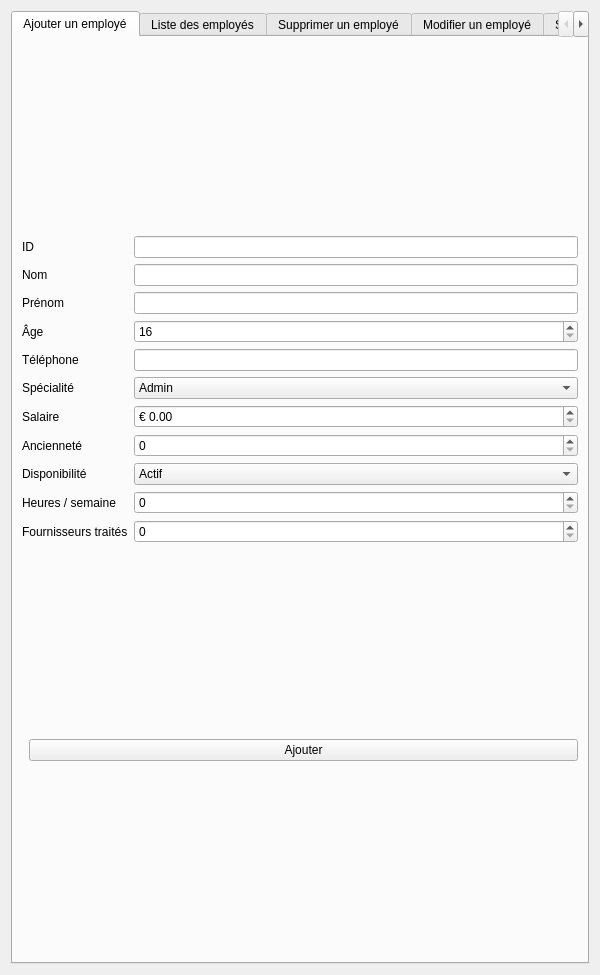
<?xml version="1.0" encoding="UTF-8"?>
<ui version="4.0">
 <class>EmployeWidget</class>
 <widget class="QWidget" name="EmployeWidget">
  <property name="minimumSize">
   <size>
    <width>600</width>
    <height>400</height>
   </size>
  </property>
  <layout class="QVBoxLayout" name="verticalLayout">
   <item>
    <widget class="QTabWidget" name="tabWidget">
     <widget class="QWidget" name="tabAjouter">
      <attribute name="title">
       <string>Ajouter un employé</string>
      </attribute>
      <layout class="QVBoxLayout" name="verticalLayout_ajouter">
       <item>
        <layout class="QGridLayout" name="grid_ajouter">
         <item row="0" column="0">
          <widget class="QLabel" name="label_id"><property name="text"><string>ID</string></property></widget>
         </item>
         <item row="0" column="1">
          <widget class="QLineEdit" name="lineEdit_id"><property name="readOnly"><bool>true</bool></property></widget>
         </item>
         <item row="1" column="0">
          <widget class="QLabel" name="label_nom">
           <property name="text"><string>Nom</string></property>
          </widget>
         </item>
         <item row="1" column="1">
          <widget class="QLineEdit" name="lineEdit_nom"/>
         </item>
         <item row="2" column="0">
          <widget class="QLabel" name="label_prenom"><property name="text"><string>Prénom</string></property></widget>
         </item>
         <item row="2" column="1">
          <widget class="QLineEdit" name="lineEdit_prenom"/>
         </item>
         <item row="3" column="0">
          <widget class="QLabel" name="label_age"><property name="text"><string>Âge</string></property></widget>
         </item>
         <item row="3" column="1">
          <widget class="QSpinBox" name="spinBox_age"><property name="minimum"><number>16</number></property><property name="maximum"><number>120</number></property></widget>
         </item>
         <item row="4" column="0">
          <widget class="QLabel" name="label_tel"><property name="text"><string>Téléphone</string></property></widget>
         </item>
         <item row="4" column="1">
          <widget class="QLineEdit" name="lineEdit_tel"/>
         </item>
         <item row="5" column="0">
          <widget class="QLabel" name="label_spec"><property name="text"><string>Spécialité</string></property></widget>
         </item>
         <item row="5" column="1">
          <widget class="QComboBox" name="combo_spec">
           <item><property name="text"><string>Admin</string></property></item>
           <item><property name="text"><string>Manager</string></property></item>
           <item><property name="text"><string>Technicien</string></property></item>
           <item><property name="text"><string>Magasinier</string></property></item>
          </widget>
         </item>
         <item row="6" column="0">
          <widget class="QLabel" name="label_salaire"><property name="text"><string>Salaire</string></property></widget>
         </item>
         <item row="6" column="1">
          <widget class="QDoubleSpinBox" name="doubleSpin_salaire"><property name="prefix"><string>€ </string></property><property name="decimals"><number>2</number></property></widget>
         </item>
         <item row="7" column="0">
          <widget class="QLabel" name="label_anciennete"><property name="text"><string>Ancienneté</string></property></widget>
         </item>
         <item row="7" column="1">
          <widget class="QSpinBox" name="spin_anciennete"/>
         </item>
         <item row="8" column="0">
          <widget class="QLabel" name="label_disp"><property name="text"><string>Disponibilité</string></property></widget>
         </item>
         <item row="8" column="1">
          <widget class="QComboBox" name="combo_disp"><item><property name="text"><string>Actif</string></property></item><item><property name="text"><string>Suspendu</string></property></item></widget>
         </item>
         <item row="9" column="0">
          <widget class="QLabel" name="label_heures"><property name="text"><string>Heures / semaine</string></property></widget>
         </item>
         <item row="9" column="1">
          <widget class="QSpinBox" name="spin_heures"><property name="maximum"><number>168</number></property></widget>
         </item>
         <item row="10" column="0">
          <widget class="QLabel" name="label_fourn"><property name="text"><string>Fournisseurs traités</string></property></widget>
         </item>
         <item row="10" column="1">
          <widget class="QSpinBox" name="spin_fourn"/>
         </item>
        </layout>
       </item>
       <item>
        <layout class="QHBoxLayout" name="hButtonsAjouter">
         <item>
          <spacer name="spacerH"><property name="orientation"><enum>Qt::Horizontal</enum></property></spacer>
         </item>
         <item>
          <widget class="QPushButton" name="btnAjouter"><property name="text"><string>Ajouter</string></property></widget>
         </item>
        </layout>
       </item>
      </layout>
     </widget>
     <widget class="QWidget" name="tabListe">
      <attribute name="title"><string>Liste des employés</string></attribute>
      <layout class="QHBoxLayout" name="hLayout_liste">
       <item>
        <widget class="QFrame" name="sidebarListe">
         <property name="minimumWidth"><number>150</number></property>
         <property name="maximumWidth"><number>180</number></property>
         <layout class="QVBoxLayout" name="vLayout_sidebar">
          <property name="margin"><number>4</number></property>
          <property name="spacing"><number>4</number></property>
          <item>
           <widget class="QGroupBox" name="groupSearch">
            <property name="title"><string>Recherche</string></property>
            <layout class="QVBoxLayout" name="vSearch">
             <item>
              <widget class="QLabel" name="label_search_id"><property name="text"><string>ID</string></property></widget>
             </item>
             <item>
              <widget class="QLineEdit" name="search_id"><property name="placeholderText"><string>Entrez ID...</string></property></widget>
             </item>
             <item>
              <widget class="QLabel" name="label_search_nom"><property name="text"><string>Nom</string></property></widget>
             </item>
             <item>
              <widget class="QLineEdit" name="search_nom"><property name="placeholderText"><string>Entrez nom...</string></property></widget>
             </item>
             <item>
              <widget class="QLabel" name="label_search_tel"><property name="text"><string>Téléphone</string></property></widget>
             </item>
             <item>
              <widget class="QLineEdit" name="search_tel"><property name="placeholderText"><string>Entrez tel...</string></property></widget>
             </item>
             <item>
              <widget class="QLabel" name="label_search_spec"><property name="text"><string>Spécialité</string></property></widget>
             </item>
             <item>
              <widget class="QComboBox" name="search_spec">
               <item><property name="text"><string>-- Tous --</string></property></item>
               <item><property name="text"><string>Admin</string></property></item>
               <item><property name="text"><string>Manager</string></property></item>
               <item><property name="text"><string>Technicien</string></property></item>
               <item><property name="text"><string>Magasinier</string></property></item>
              </widget>
             </item>
             <item>
              <widget class="QLabel" name="label_search_disp"><property name="text"><string>Disponibilité</string></property></widget>
             </item>
             <item>
              <widget class="QComboBox" name="search_disp">
               <item><property name="text"><string>-- Tous --</string></property></item>
               <item><property name="text"><string>Actif</string></property></item>
               <item><property name="text"><string>Suspendu</string></property></item>
              </widget>
             </item>
            </layout>
           </widget>
          </item>
          <item>
           <widget class="QGroupBox" name="groupSort">
            <property name="title"><string>Tri</string></property>
            <layout class="QVBoxLayout" name="vSort">
             <item>
              <widget class="QRadioButton" name="sort_nom"><property name="text"><string>Nom</string></property></widget>
             </item>
             <item>
              <widget class="QRadioButton" name="sort_salaire"><property name="text"><string>Salaire</string></property></widget>
             </item>
             <item>
              <widget class="QRadioButton" name="sort_anciennete"><property name="text"><string>Ancienneté</string></property></widget>
             </item>
             <item>
              <widget class="QRadioButton" name="sort_age"><property name="text"><string>Âge</string></property></widget>
             </item>
             <item>
              <widget class="QRadioButton" name="sort_heures"><property name="text"><string>Heures</string></property></widget>
             </item>
             <item>
              <widget class="QRadioButton" name="sort_fournisseurs"><property name="text"><string>Fournisseurs</string></property></widget>
             </item>
            </layout>
           </widget>
          </item>
          <item>
           <widget class="QGroupBox" name="groupOrder">
            <property name="title"><string>Ordre</string></property>
            <layout class="QVBoxLayout" name="vOrder">
             <item>
              <widget class="QRadioButton" name="order_asc"><property name="text"><string>Croissant</string></property><property name="checked"><bool>true</bool></property></widget>
             </item>
             <item>
              <widget class="QRadioButton" name="order_desc"><property name="text"><string>Décroissant</string></property></widget>
             </item>
            </layout>
           </widget>
          </item>
          <item>
           <spacer name="verticalSpacer_liste"><property name="orientation"><enum>Qt::Vertical</enum></property></spacer>
          </item>
         </layout>
        </widget>
       </item>
       <item>
        <widget class="QFrame" name="mainListe">
         <layout class="QVBoxLayout" name="vLayout_tableArea">
          <item>
           <widget class="QTableWidget" name="table_employes">
            <property name="columnCount"><number>11</number></property>
            <column><property name="text"><string>ID</string></property></column>
            <column><property name="text"><string>Nom</string></property></column>
            <column><property name="text"><string>Prénom</string></property></column>
            <column><property name="text"><string>Âge</string></property></column>
            <column><property name="text"><string>Téléphone</string></property></column>
            <column><property name="text"><string>Spécialité</string></property></column>
            <column><property name="text"><string>Salaire</string></property></column>
            <column><property name="text"><string>Ancienneté</string></property></column>
            <column><property name="text"><string>Disponibilité</string></property></column>
            <column><property name="text"><string>Heures</string></property></column>
            <column><property name="text"><string>Fournisseurs</string></property></column>
           </widget>
          </item>
         </layout>
        </widget>
       </item>
      </layout>
     </widget>
     <widget class="QWidget" name="tabSupprimer">
      <attribute name="title"><string>Supprimer un employé</string></attribute>
      <layout class="QVBoxLayout" name="vertical_supprimer">
       <item>
        <layout class="QFormLayout" name="formSuppr">
         <item row="0" column="0"><widget class="QLabel" name="label_id_suppr"><property name="text"><string>ID Employé</string></property></widget></item>
         <item row="0" column="1"><widget class="QLineEdit" name="lineEdit_id_suppr"/></item>
        </layout>
       </item>
       <item>
        <widget class="QPushButton" name="btnSupprimerConfirm"><property name="text"><string>Supprimer</string></property></widget>
       </item>
      </layout>
     </widget>
     <widget class="QWidget" name="tabModifier">
      <attribute name="title"><string>Modifier un employé</string></attribute>
      <layout class="QVBoxLayout" name="vertical_modifier">
       <item>
        <layout class="QFormLayout" name="formModifier">
         <item row="0" column="0"><widget class="QLabel" name="label_id_mod"><property name="text"><string>ID Employé</string></property></widget></item>
         <item row="0" column="1"><widget class="QLineEdit" name="lineEdit_id_mod"><property name="readOnly"><bool>true</bool></property></widget></item>
        </layout>
       </item>
       <item>
        <widget class="QGroupBox" name="groupBox_prefill"><property name="title"><string>Modifier les données</string></property>
         <layout class="QGridLayout" name="grid_prefill">
          <item row="0" column="0"><widget class="QLabel" name="label_nom_mod"><property name="text"><string>Nom</string></property></widget></item>
          <item row="0" column="1"><widget class="QLineEdit" name="lineEdit_nom_mod"/></item>
          <item row="1" column="0"><widget class="QLabel" name="label_prenom_mod"><property name="text"><string>Prénom</string></property></widget></item>
          <item row="1" column="1"><widget class="QLineEdit" name="lineEdit_prenom_mod"/></item>
          <item row="2" column="0"><widget class="QLabel" name="label_age_mod"><property name="text"><string>Âge</string></property></widget></item>
          <item row="2" column="1"><widget class="QSpinBox" name="spinBox_age_mod"><property name="minimum"><number>16</number></property><property name="maximum"><number>120</number></property></widget></item>
          <item row="3" column="0"><widget class="QLabel" name="label_tel_mod"><property name="text"><string>Téléphone</string></property></widget></item>
          <item row="3" column="1"><widget class="QLineEdit" name="lineEdit_tel_mod"/></item>
          <item row="4" column="0"><widget class="QLabel" name="label_spec_mod"><property name="text"><string>Spécialité</string></property></widget></item>
          <item row="4" column="1"><widget class="QComboBox" name="combo_spec_mod"><item><property name="text"><string>Admin</string></property></item><item><property name="text"><string>Manager</string></property></item><item><property name="text"><string>Technicien</string></property></item><item><property name="text"><string>Magasinier</string></property></item></widget></item>
          <item row="5" column="0"><widget class="QLabel" name="label_salaire_mod"><property name="text"><string>Salaire</string></property></widget></item>
          <item row="5" column="1"><widget class="QDoubleSpinBox" name="doubleSpin_salaire_mod"><property name="prefix"><string>€ </string></property><property name="decimals"><number>2</number></property></widget></item>
          <item row="6" column="0"><widget class="QLabel" name="label_anciennete_mod"><property name="text"><string>Ancienneté</string></property></widget></item>
          <item row="6" column="1"><widget class="QSpinBox" name="spin_anciennete_mod"/></item>
          <item row="7" column="0"><widget class="QLabel" name="label_disp_mod"><property name="text"><string>Disponibilité</string></property></widget></item>
          <item row="7" column="1"><widget class="QComboBox" name="combo_disp_mod"><item><property name="text"><string>Actif</string></property></item><item><property name="text"><string>Suspendu</string></property></item></widget></item>
          <item row="8" column="0"><widget class="QLabel" name="label_heures_mod"><property name="text"><string>Heures / semaine</string></property></widget></item>
          <item row="8" column="1"><widget class="QSpinBox" name="spin_heures_mod"><property name="maximum"><number>168</number></property></widget></item>
          <item row="9" column="0"><widget class="QLabel" name="label_fourn_mod"><property name="text"><string>Fournisseurs traités</string></property></widget></item>
          <item row="9" column="1"><widget class="QSpinBox" name="spin_fourn_mod"/></item>
         </layout>
        </widget>
       </item>
       <item>
        <widget class="QPushButton" name="btnModifierConfirm"><property name="text"><string>Mettre à jour</string></property></widget>
       </item>
      </layout>
     </widget>
     <widget class="QWidget" name="tabStatistiques">
      <attribute name="title"><string>Statistiques</string></attribute>
      <layout class="QVBoxLayout" name="vertical_statistiques">
       <item>
        <widget class="QGroupBox" name="groupEffectifs"><property name="title"><string>Effectifs</string></property>
         <layout class="QVBoxLayout" name="vEffectifs">
          <item><widget class="QLabel" name="label_total_employes"><property name="text"><string>Nombre total d'employés : 0</string></property></widget></item>
          <item><widget class="QLabel" name="label_par_specialite"><property name="text"><string>Nombre par spécialité :</string></property></widget></item>
          <item>
           <widget class="QTableWidget" name="table_effectifs_spec">
            <property name="maximumHeight"><number>150</number></property>
            <property name="columnCount"><number>2</number></property>
            <column><property name="text"><string>Spécialité</string></property></column>
            <column><property name="text"><string>Nombre</string></property></column>
           </widget>
          </item>
          <item><widget class="QLabel" name="label_par_disponibilite"><property name="text"><string>Nombre par disponibilité :</string></property></widget></item>
          <item>
           <widget class="QTableWidget" name="table_effectifs_disp">
            <property name="maximumHeight"><number>120</number></property>
            <property name="columnCount"><number>2</number></property>
            <column><property name="text"><string>Disponibilité</string></property></column>
            <column><property name="text"><string>Nombre</string></property></column>
           </widget>
          </item>
         </layout>
        </widget>
       </item>
       <item>
        <widget class="QGroupBox" name="groupFinances"><property name="title"><string>Finances</string></property>
         <layout class="QVBoxLayout" name="vFinances">
          <item><widget class="QLabel" name="label_masse_salariale"><property name="text"><string>Masse salariale totale : 0.00 €</string></property></widget></item>
          <item><widget class="QLabel" name="label_salaire_moyen"><property name="text"><string>Salaire moyen : 0.00 €</string></property></widget></item>
          <item><widget class="QLabel" name="label_par_specialite_sal"><property name="text"><string>Masse salariale par spécialité :</string></property></widget></item>
          <item>
           <widget class="QTableWidget" name="table_finances_spec">
            <property name="maximumHeight"><number>150</number></property>
            <property name="columnCount"><number>2</number></property>
            <column><property name="text"><string>Spécialité</string></property></column>
            <column><property name="text"><string>Masse salariale (€)</string></property></column>
           </widget>
          </item>
         </layout>
        </widget>
       </item>
       <item>
        <widget class="QGroupBox" name="groupPerformance"><property name="title"><string>Performance</string></property>
         <layout class="QVBoxLayout" name="vPerformance">
          <item><widget class="QLabel" name="label_anciennete_moyenne"><property name="text"><string>Ancienneté moyenne : 0 ans</string></property></widget></item>
          <item><widget class="QLabel" name="label_heures_moyennes"><property name="text"><string>Heures de travail moyennes : 0 h/semaine</string></property></widget></item>
          <item><widget class="QLabel" name="label_fournisseurs_moyen"><property name="text"><string>Nombre moyen de fournisseurs : 0</string></property></widget></item>
          <item>
           <spacer name="spacerPerf"><property name="orientation"><enum>Qt::Vertical</enum></property></spacer>
          </item>
         </layout>
        </widget>
       </item>
       <item>
        <spacer name="verticalSpacer_stats"><property name="orientation"><enum>Qt::Vertical</enum></property></spacer>
       </item>
      </layout>
     </widget>
     <widget class="QWidget" name="tabExportPdf">
      <attribute name="title"><string>Export PDF</string></attribute>
      <layout class="QVBoxLayout" name="vertical_export_pdf">
       <item>
        <widget class="QGroupBox" name="groupExportOptions"><property name="title"><string>Options d'export</string></property>
         <layout class="QVBoxLayout" name="vExportOptions">
          <item>
           <widget class="QPushButton" name="btnExportListeComplete">
            <property name="text"><string>📄 Exporter la liste complète des employés (PDF)</string></property>
            <property name="minimumHeight"><number>50</number></property>
           </widget>
          </item>
          <item>
           <widget class="QPushButton" name="btnExportRapportRH">
            <property name="text"><string>📊 Exporter un rapport statistiques RH (PDF)</string></property>
            <property name="minimumHeight"><number>50</number></property>
           </widget>
          </item>
          <item>
           <widget class="QPushButton" name="btnExportFicheEmploye">
            <property name="text"><string>📋 Exporter la fiche d'un employé par ID (PDF)</string></property>
            <property name="minimumHeight"><number>50</number></property>
           </widget>
          </item>
         </layout>
        </widget>
       </item>
       <item>
        <widget class="QGroupBox" name="groupIdExport"><property name="title"><string>Paramètres d'export</string></property>
         <layout class="QFormLayout" name="formIdExport">
          <item row="0" column="0"><widget class="QLabel" name="label_id_export"><property name="text"><string>ID Employé (pour la fiche)</string></property></widget></item>
          <item row="0" column="1"><widget class="QLineEdit" name="lineEdit_id_export"/></item>
         </layout>
        </widget>
       </item>
       <item>
        <widget class="QGroupBox" name="groupMessagesExport"><property name="title"><string>Messages</string></property>
         <layout class="QVBoxLayout" name="vMessagesExport">
          <item>
           <widget class="QTextEdit" name="textEdit_export_messages">
            <property name="readOnly"><bool>true</bool></property>
            <property name="maximumHeight"><number>100</number></property>
           </widget>
          </item>
         </layout>
        </widget>
       </item>
       <item>
        <spacer name="verticalSpacer_export"><property name="orientation"><enum>Qt::Vertical</enum></property></spacer>
       </item>
      </layout>
     </widget>
    <widget class="QWidget" name="tabConnexion">
     <attribute name="title"><string>Connexion</string></attribute>
     <layout class="QVBoxLayout" name="vertical_connexion">
      <property name="spacing"><number>0</number></property>
      <property name="margin"><number>0</number></property>
      <item>
       <layout class="QHBoxLayout" name="hLogoConn">
        <property name="spacing"><number>12</number></property>
        <property name="leftMargin"><number>20</number></property>
        <property name="topMargin"><number>20</number></property>
        <item>
         <widget class="QLabel" name="logoLabelConn">
          <property name="pixmap">
           <pixmap resource="resources.qrc">:/images/logo.png</pixmap>
          </property>
          <property name="scaledContents">
           <bool>true</bool>
          </property>
          <property name="maximumWidth"><number>80</number></property>
          <property name="maximumHeight"><number>80</number></property>
         </widget>
        </item>
        <item>
         <widget class="QLabel" name="label_app_title">
          <property name="text"><string>Smart Oil Press</string></property>
          <property name="font">
           <font>
            <pointsize>16</pointsize>
            <weight>75</weight>
            <bold>true</bold>
           </font>
          </property>
          <property name="styleSheet"><string>color: #798777;</string></property>
         </widget>
        </item>
        <item>
         <spacer name="spacerLogoH">
          <property name="orientation"><enum>Qt::Horizontal</enum></property>
         </spacer>
        </item>
       </layout>
      </item>
      <item>
       <spacer name="spacerTop">
        <property name="orientation"><enum>Qt::Vertical</enum></property>
       </spacer>
      </item>
      <item>
       <layout class="QHBoxLayout" name="hCenterConn">
        <item>
         <spacer name="spacerLeftConn">
          <property name="orientation"><enum>Qt::Horizontal</enum></property>
         </spacer>
        </item>
        <item>
         <widget class="QWidget" name="loginFormContainer">
          <property name="minimumWidth"><number>450</number></property>
          <property name="maximumWidth"><number>550</number></property>
          <layout class="QVBoxLayout" name="vLoginForm">
           <property name="spacing"><number>20</number></property>
           <item>
            <widget class="QLabel" name="label_login_title">
             <property name="text"><string>Connexion administrateur</string></property>
             <property name="alignment"><set>Qt::AlignCenter</set></property>
             <property name="font">
              <font>
               <pointsize>14</pointsize>
               <weight>75</weight>
               <bold>true</bold>
              </font>
             </property>
             <property name="styleSheet"><string>color: #798777;</string></property>
            </widget>
           </item>
           <item>
            <layout class="QFormLayout" name="formConnexion">
             <property name="spacing"><number>12</number></property>
             <item row="0" column="0"><widget class="QLabel" name="label_user_conn"><property name="text"><string>Identifiant</string></property><property name="styleSheet"><string>color: #2C2C2C; font-weight: bold;</string></property></widget></item>
             <item row="0" column="1"><widget class="QLineEdit" name="line_user_conn"><property name="minimumHeight"><number>40</number></property></widget></item>
             <item row="1" column="0"><widget class="QLabel" name="label_pass_conn"><property name="text"><string>Mot de passe</string></property><property name="styleSheet"><string>color: #2C2C2C; font-weight: bold;</string></property></widget></item>
             <item row="1" column="1"><widget class="QLineEdit" name="line_pass_conn"><property name="echoMode"><enum>QLineEdit::Password</enum></property><property name="minimumHeight"><number>40</number></property></widget></item>
            </layout>
           </item>
           <item>
            <widget class="QPushButton" name="btnSeConnecter"><property name="text"><string>Se connecter</string></property><property name="minimumHeight"><number>44</number></property><property name="cursor"><cursorShape>PointingHandCursor</cursorShape></property></widget>
           </item>
           <item>
            <widget class="QPushButton" name="btnNavigateForgot"><property name="text"><string>Mot de passe oublié ?</string></property><property name="styleSheet"><string>QPushButton { background-color: transparent; color: #A2B29F; border: none; text-decoration: underline; font-size: 10pt; padding: 4px; } QPushButton:hover { color: #798777; }</string></property></widget>
           </item>
          </layout>
         </widget>
        </item>
        <item>
         <spacer name="spacerRightConn">
          <property name="orientation"><enum>Qt::Horizontal</enum></property>
         </spacer>
        </item>
       </layout>
      </item>
      <item>
       <spacer name="spacerBottom">
        <property name="orientation"><enum>Qt::Vertical</enum></property>
       </spacer>
      </item>
     </layout>
    </widget>

    <widget class="QWidget" name="tabMotPasseOublie">
     <attribute name="title"><string>Mot de passe oublié</string></attribute>
     <layout class="QVBoxLayout" name="vertical_mdp_oublie">
      <item>
       <widget class="QGroupBox" name="groupFPStep1"><property name="title"><string>Étape 1 — Demander code</string></property>
        <layout class="QFormLayout" name="formFP1">
        <item row="0" column="0"><widget class="QLabel" name="label_user_email_fp"><property name="text"><string>Identifiant / Email</string></property></widget></item>
        <item row="0" column="1"><widget class="QLineEdit" name="line_user_email_fp"/></item>
        <item row="1" column="0" colspan="2"><widget class="QPushButton" name="btnEnvoyerCode"><property name="text"><string>Envoyer code</string></property></widget></item>
        </layout>
       </widget>
      </item>
      <item>
       <widget class="QGroupBox" name="groupFPStep2"><property name="title"><string>Étape 2 — Réinitialiser</string></property>
        <layout class="QFormLayout" name="formFP2">
        <item row="0" column="0"><widget class="QLabel" name="label_code_fp"><property name="text"><string>Code</string></property></widget></item>
        <item row="0" column="1"><widget class="QLineEdit" name="line_code_fp"/></item>
        <item row="1" column="0"><widget class="QLabel" name="label_newpass_fp"><property name="text"><string>Nouveau mot de passe</string></property></widget></item>
        <item row="1" column="1"><widget class="QLineEdit" name="line_newpass_fp"><property name="echoMode"><enum>QLineEdit::Password</enum></property></widget></item>
        <item row="2" column="0"><widget class="QLabel" name="label_confirm_fp"><property name="text"><string>Confirmation</string></property></widget></item>
        <item row="2" column="1"><widget class="QLineEdit" name="line_confirm_fp"><property name="echoMode"><enum>QLineEdit::Password</enum></property></widget></item>
        <item row="3" column="0" colspan="2">
         <layout class="QHBoxLayout" name="hButtons_mdp">
          <item><widget class="QPushButton" name="btnResetPassword"><property name="text"><string>Réinitialiser</string></property></widget></item>
          <item><widget class="QPushButton" name="btnBackToLogin"><property name="text"><string>Retour à Connexion</string></property></widget></item>
         </layout>
        </item>
        </layout>
       </widget>
      </item>
     </layout>
    </widget>
    </widget>
   </item>
  </layout>
 </widget>
 <resources/>
 <connections/>
</ui>
